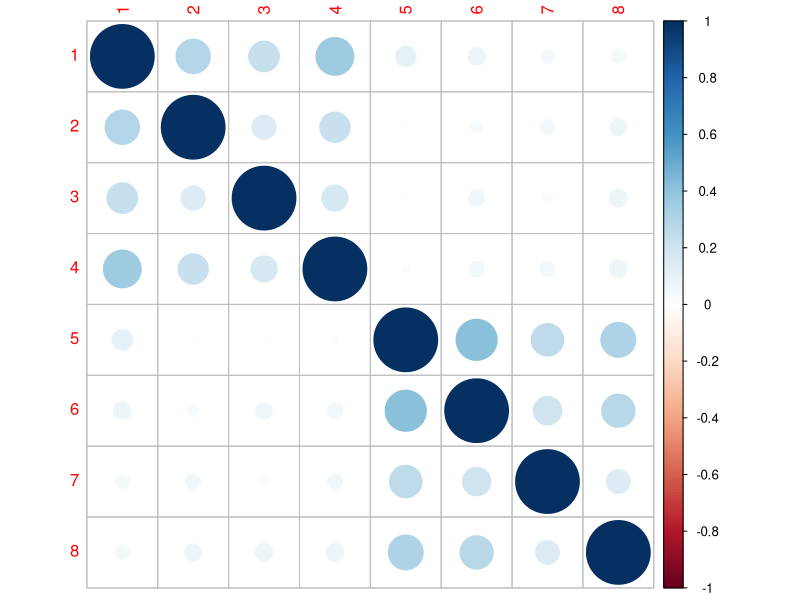

Source code (R): (Note: this script raises an error after producing the figure.)
# 
# This more or less comes follows Bollen (1989) for maximum likelihood estimation of a confirmatory 
# factor analysis. In the following example we will examine a situation where there are two 
# underlying (correlated) latent variables for 8 observed responses.  The code as is will only 
# work with this toy data set.

###########################
### Create the data set ###
###########################

library(mvtnorm)
library(psych)

set.seed(123)

# loading matrix
lambda = matrix(c(1,.5,.3,.6,0,0,0,0,
                  0,0,0,0,1,.7,.4,.5),
                nrow=2, byrow=T)

# correlation of factors
phi = matrix(c(1,.25,.25,1), nrow=2, byrow=T)  

# factors and some noise
factors = rmvnorm(1000, mean=rep(0,2), sigma=phi, "chol")
e = rmvnorm(1000, sigma=diag(8))

# observed responses
y = 0 + factors%*%lambda + e

# Examine
#dim(y)
describe(y)
round(cor(y), 3)

#see the factor structure
library(corrplot)
corrplot(cor(y))

# example exploratory fa
#fa(y, nfactors=2, rotate="oblimin") 

#########################
### Primary Functions ###
#########################

# measurement model, covariance approach
cfa.cov = function (parms, data) {
  # Arguments- parms: initial values (named); data: raw data
  # Extract paramters by name
  
  require(psych) # for tr
  
  l1 = c(1, parms[grep('l1', names(parms))])      # loadings for factor 1
  l2 = c(1, parms[grep('l2', names(parms))])      # loadings for factor 2
  cov0 = parms[grep('cov', names(parms))]         # factor covariance, variances
  
  # Covariance matrix
  S = cov(data)*((nrow(data)-1)/nrow(data))       # ML covariance div by N rather than N-1, the multiplier adjusts
  
  # loading estimates
  lambda = cbind(c(l1, rep(0,length(l2))),
                 c(rep(0,length(l1)), l2)
                 )
  
  # disturbances
  dist.init = parms[grep('dist', names(parms))]    
  disturbs = diag(dist.init)
  
  # factor correlation
  phi.init = matrix(c(cov0[1], cov0[2], cov0[2], cov0[3]), 2, 2)  #factor cov/correlation matrix
  
  # other calculations and log likelihood
  sigtheta = lambda%*%phi.init%*%t(lambda) + disturbs
  pq = dim(data)[2]  #in Bollen p + q (but for the purposes of this just p) = tr(data)
  #out = -(log(det(sigtheta)) + tr(S%*%solve(sigtheta)) - log(det(S)) - pq)  #a reduced version; Bollen 1989 p.107
  ll = ((-nrow(data)*pq/2)*log(2*pi)) - (nrow(data)/2)*(log(det(sigtheta)) + tr(S%*%solve(sigtheta)))  #should be same as Mplus H0 loglike
  ll
}

# correlation approach for standardized output; lines correspond to those in cfa.cov 
cfa.cor = function (parms, data) {
  require(psych)
  
  l1 = parms[grep('l1', names(parms))]      # loadings for factor 1
  l2 = parms[grep('l2', names(parms))]      # loadings for factor 2
  cor0 = parms[grep('cor', names(parms))]   # factor correlation
  
  S = cor(data)
  
  lambda = cbind(c(l1, rep(0,length(l2))),
                 c(rep(0,length(l1)), l2)
                 )
  
  dist.init = parms[grep('dist', names(parms))]
  disturbs = diag(dist.init)
  
  phi.init = matrix(c(1, cor0, cor0, 1), ncol=2)
  
  sigtheta = lambda%*%phi.init%*%t(lambda) + disturbs
  pq = dim(data)[2]
  #out = (log(det(sigtheta)) + tr(S%*%solve(sigtheta)) - log(det(S)) - pq )
  out = ((-nrow(data)*pq/2)*log(2*pi)) - (nrow(data)/2)*(log(det(sigtheta)) + tr(S%*%solve(sigtheta)))
  out
}

####################
### optimization ###
####################
### raw
# initial values
par.init.cov=c(rep(1,6), rep(.05,8), rep(.5,3)) 
names(par.init.cov) = rep(c('l1','l2', 'dist', 'cov'), c(3,3,8,3))

# estimate and extract
out.cov = optim(par=par.init.cov, fn=cfa.cov, data=y, method="L-BFGS-B", lower=0, control=list(fnscale=-1)) 
loads.cov= data.frame(f1=c(1,out.cov$par[1:3], rep(0,4)), f2=c(rep(0,4), 1, out.cov$par[4:6]))
disturbs.cov = out.cov$par[7:14]

# standardized
par.init.cor=c(rep(1,8), rep(.05,8), 0) #for cor
names(par.init.cor) = rep(c('l1','l2', 'dist', 'cor'), c(4,4,8,1))
out.cor = optim(par=par.init.cor, fn=cfa.cor, data=y, method="L-BFGS-B", lower=0, upper=1, control=list(fnscale = -1)) 
loads.cor= matrix(c(out.cor$par[1:4], rep(0,4), rep(0,4), out.cor$par[5:8]), ncol=2)
disturbs.cor = out.cor$par[9:16]



#################################
### Gather output for summary ###
#################################

output=list(raw=list(loadings = round(data.frame(loads.cov, Variances=disturbs.cov), 3), 
            cov.fact = round(matrix(c(out.cov$par[c(15,16,16,17)]), ncol=2), 3)),
            
            standardized=list(loadings = round(data.frame(loads.cor, Variances=disturbs.cor, Rsq=(1-disturbs.cor)), 3), 
            cor.fact = round(matrix(c(1, out.cor$par[c(17,17)], 1), ncol=2), 3)),
            
            fit = data.frame(ll = out.cov$value, 
                                  AIC= -2*out.cov$value + 2 * (length(par.init.cov)+ncol(y)), 
                                  BIC= -2*out.cov$value + log(nrow(y)) * (length(par.init.cov)+ncol(y)))  #note inclusion of intercepts for total number of par
            )
output

######################
### Confirm lavaan ###
######################

library(lavaan)
y = data.frame(y)
model <- ' F1  =~ X1 + X2 + X3 + X4
           F2  =~ X5 + X6 + X7 + X8 '

fit <- cfa(model, data=y, mimic='Mplus', estimator='ML')
fit.std <- cfa(model, data=y, mimic='Mplus', estimator='ML', std.lv=T, std.ov=T) # for standardized

# note that lavaan does not count the intercepts among the free params for AIC/BIC 
# by default, but the mimic='Mplus' should have them correspond to optim's output
summary(fit, fit.measures=TRUE)   



########################
### Confirm in Mplus ###
########################
# If you have access to Mplus you can use Mplus Automation to prepare the data.
# The subsequent code is in Mplus syntax and will produce the above model.
# library(MplusAutomation)
# prepareMplusData(data.frame(y), "factsim.dat")

# MODEL:
#   F1 BY X1-X4;
#   F2 BY X5-X8;
# 
# OUTPUT:
#   STDYX;
